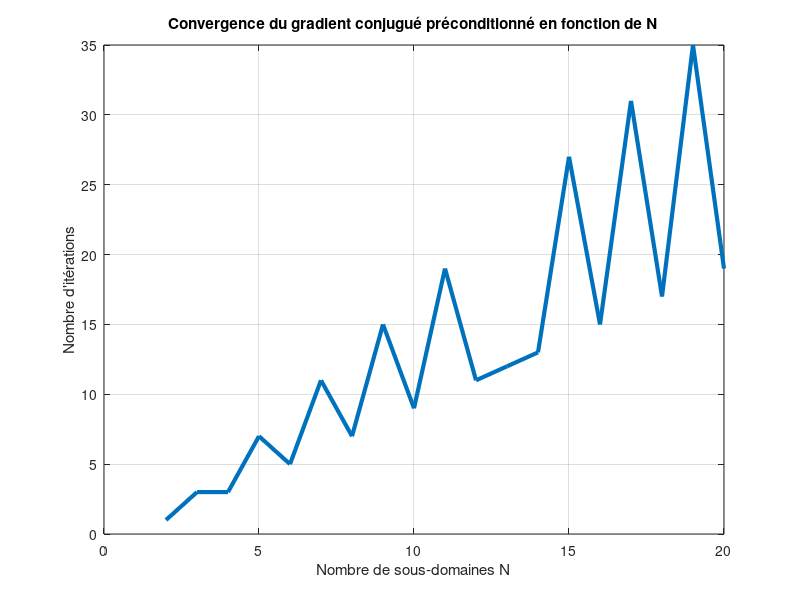

Write MATLAB code to recreate this figure.
% Données du problème
L = 100;
S = 10;
E = 2*1e5;
Fd = 10;

% Plage de valeurs de N à tester
N_values = 2:20;  
iterations = zeros(size(N_values));  % Stocke le nombre d'itérations

for idx = 1:length(N_values)
    N = N_values(idx);
    H = L/N;
    n = 5;  % On garde un nombre d'éléments fixe pour simplifier
    h = H/(n-1);

    % ---------------------------------------------------------------
    % Construction des sous-domaines et matrices locales
    interface = (n-1)*(1:N-1) + 1;
    k0 = E*S/h;
    k = k0 * (2*eye(n) - diag(ones(n-1, 1), 1) - diag(ones(n-1, 1), -1));
    k(1,1) = k0;
    k(n,n) = k0;

    substruct = cell(N,1);
    kbb = cell(N,1);
    kib = cell(N,1);
    kii = cell(N,1);
    Sp = cell(N,1);
    Sd = cell(N,1);
    Rb = cell(N,1);
    A = cell(N,1);
    Ad = cell(N,1);
    bp = cell(N,1);
    num_local_interface = cell(N,1);

    for s = 1:N
        substruct{s} = (s-1)*(n-1) + (1:n);
        if s == 1
            kii{s} = k(2:n-1, 2:n-1);
            kib{s} = k(2:n-1, n);
            kbb{s} = k(n, n);
            A{s} = zeros(N-1,1);
            A{s}(1) = 1;
            Ad{s} = zeros(N-1,1);
            Ad{s}(1) = 1;
            bp{s} = zeros(1,1);
            num_local_interface{s} = 1;
        elseif s == N
            kii{s} = k(2:n, 2:n);
            kib{s} = k(2:n, 1);
            kbb{s} = k(1, 1);
            A{s} = zeros(N-1,1);
            A{s}(N-1) = 1;
            Ad{s} = zeros(N-1,1);
            Ad{s}(N-1) = -1;
            bp{s} = Fd*ones(1,1);
            num_local_interface{s} = 2*(N-1);
        else
            kii{s} = k(2:n-1, 2:n-1);
            kib{s} = k(2:n-1, [1, n]);
            kbb{s} = k([1, n], [1, n]);
            A{s} = zeros(N-1,2);
            A{s}(s-1,1) = 1;
            A{s}(s,2) = 1;
            Ad{s} = zeros(N-1,2);
            Ad{s}(s-1,1) = -1;
            Ad{s}(s,2) = 1;
            bp{s} = zeros(2,1);
            num_local_interface{s} = [max(num_local_interface{s-1})+1; max(num_local_interface{s-1})+2];
        end
        Sp{s} = kbb{s} - kib{s}' * (kii{s} \ kib{s});
        Sd{s} = pinv(Sp{s});
        Rb{s} = null(Sp{s});
    end
    concat_Sp = blkdiag(Sp{:});
    concat_Sd = blkdiag(Sd{:});
    concat_A = horzcat(A{:});
    concat_Ad = horzcat(Ad{:});
    concat_bp = zeros(size(concat_A,2),1);
    concat_bp(end) = Fd;

    Sp_assembled = concat_A * concat_Sp * concat_A';

    % ---------------------------------------------------------------
    % Construction du préconditionneur de Neumann
    Sp_tilde = inv(concat_Ad*concat_Ad')*(concat_Ad*concat_Sd*concat_Ad')*inv(concat_Ad*concat_Ad')';

    % ---------------------------------------------------------------
    % Initialisation du gradient conjugué préconditionné

    u = zeros(N*(n-1) + 1, 1);
    f = zeros(N*(n-1) + 1, 1);
    f(N*(n-1) + 1) = Fd;
    concat_ub = concat_A' * u(interface);

    rb = cell(N,1);
    for s=1:N
        idx_b = intersect(interface, substruct{s});
        idx_i = setdiff(substruct{s}, [1, interface]); 
        u(idx_i) = kii{s} \ (f(idx_i) - kib{s} * u(idx_b));
        rb{s} = bp{s} - Sp{s} * u(idx_b);
    end

    concat_rb = vertcat(rb{:});
    rb_assembled = concat_A * concat_rb;

    % Initialisation
    r = rb_assembled;
    db = Sp_tilde*r;

    iter=0;
    tol = 1e-3;
    iter_max = 1000;  % Sécurité contre boucle infinie
    
    while(norm(r)>tol && iter < iter_max)
        r_old = r;
        alpha = r'*Sp_tilde*r/(db'*Sp_assembled*db);
        u(interface) = u(interface) + alpha*db;
        r = r - alpha*Sp_assembled*db;
        beta = r'*Sp_tilde*r/(r_old'*Sp_tilde*r_old);
        db = Sp_tilde*r + beta*db;
        iter = iter + 1;
    end

    % Stockage du nombre d'itérations
    iterations(idx) = iter;
end

% ---------------------------------------------------------------
% Tracé du graphe nombre d'itérations en fonction de N

figure;
plot(N_values, iterations, 'LineWidth', 3);
grid on;
xlabel('Nombre de sous-domaines N');
ylabel('Nombre d''itérations');
title('Convergence du gradient conjugué préconditionné en fonction de N');